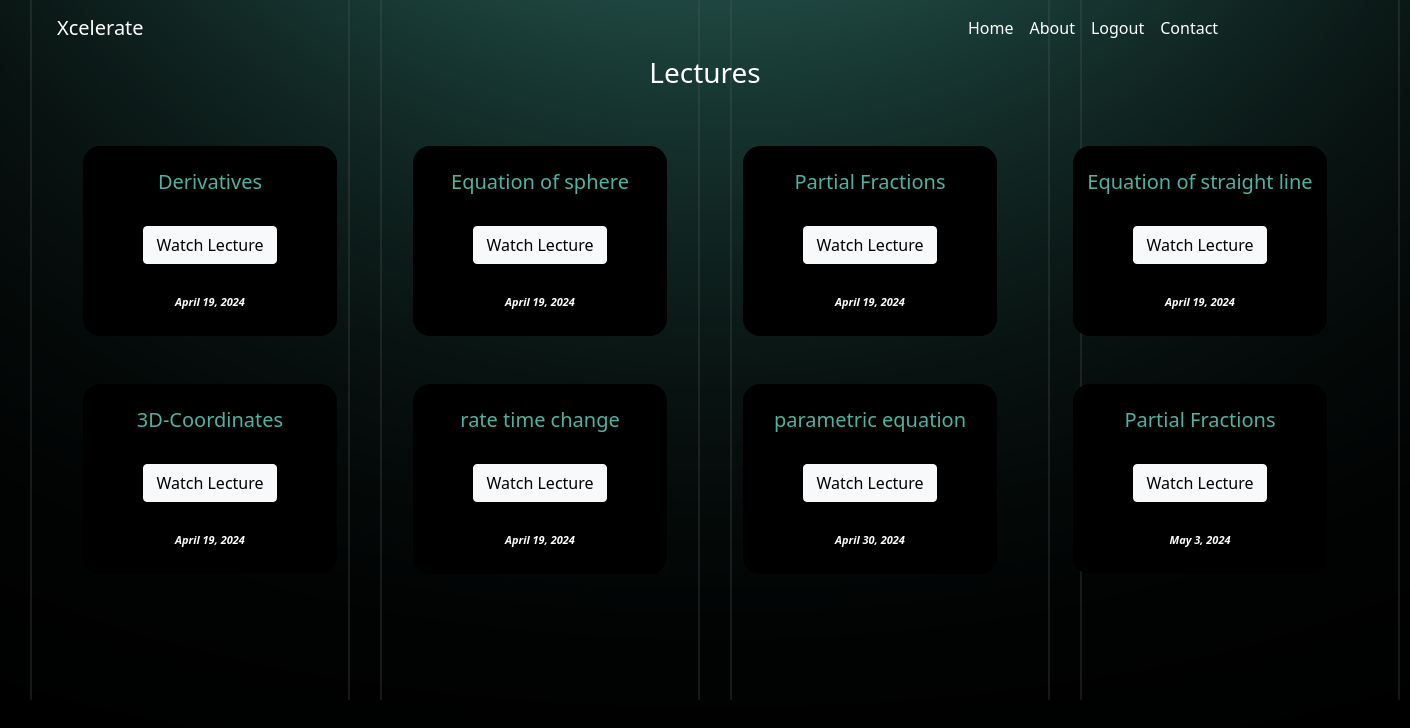
Screenshot of /lectures/ (signed in) with the database file from the repository.
### edu/models.py (models this page shows, shortened)
class Lectures(models.Model):
    class Status(models.TextChoices):
        WATCHED = 'W', 'Watched'
        UNWATCHED = 'UnW', 'Unwatched'
    class Category(models.TextChoices):
        Calculus = 'Ca', 'Calculus'
        Algebra = 'Ag', 'Algebra'
        SolidGeometery = 'Sg', "Solid Geometry"
        Dynamics = 'Dy' , 'Dynamics'
    title = models.CharField(max_length=200)
    publish = models.DateField(default=timezone.now)
    updated = models.DateTimeField(auto_now=True)
    status  = models.CharField(max_length=3, choices=Status.choices , default=Status.UNWATCHED)
    category = models.CharField(max_length=5, choices=Category.choices , default=Category.Calculus)
    author = models.ForeignKey(User , on_delete=models.CASCADE)
    lecture = models.FileField(upload_to='static/videos/' , blank=True , null=True)

### edu/views.py (the view)
# urls.py: path('lectures/',ScheduleView.as_view() , name='schedule'),
class ScheduleView(LoginRequiredMixin , ListView):
    queryset = Lectures.objects.all()
    template_name = 'base/parts/Lectures.html'
    context_object_name = 'lecs'

### edu/templates/base/parts/Lectures.html (shortened to what this page needs)
{% extends 'base/base.html' %}
{% load static %}
{% block content %}
<head>
</head>
    <section id="schedule" class="section schedule">
        <div class="container">
            <div class="row">
      <div class="col-md-12">
          <center>
          <h3 class="section-title">Lectures</h3>
        </center>
      </div>
    </div>
    <center>
      <div class="row">
        {% if lecs %}
        {% for speaker in lecs %}
        <div class="col-md-3 mt-5 col-sm-6">
                <div class="card">
                    <h5 class="card-title"> {{speaker.title}} </h5>
                    <a class="btn btn-light mt-4" href="{% url 'Edu:lecture' speaker.id %}">Watch Lecture</a>
          <div class="time mt-4">
            <i style="font-size: 11px;"> {{speaker.publish}} </i>
          </div>
        </div>
    </div>
    {% endfor %}
      {% endif %}
    </center>
{% endblock content %}

### edu/templates/base/base.html (shortened to what this page needs)
{% load static %}
<!DOCTYPE html>
<html lang="en">
    <head>
    <link rel="stylesheet" href="{% static 'css/base.css' %}">
    <link href="https://cdn.jsdelivr.net/npm/bootstrap@5.0.2/dist/css/bootstrap.min.css" rel="stylesheet"
>
    <link rel="stylesheet" href="https://cdnjs.cloudflare.com/ajax/libs/font-awesome/5.15.4/css/all.min.css"
 />
</head>
<body>
    <nav class="navbar navbar-expand-lg ">
        <div class="container">
          <a class="navbar-brand" id="title" href="#">Xcelerate</a>
          <div class="collapse navbar-collapse justify-content-center" id="navbarNav">
              <ul class="navbar-nav ml-auto">
                <li class="nav-item">
                  <a class="nav-link" href="{% url 'Edu:home' %}">Home</a>
                </li>
                <li class="nav-item">
                    <a class="nav-link" data-scroll href="#about">About</a>
                </li>
                {% if user.is_authenticated %}
                <li class="nav-item">
                    <a class="nav-link" href="{% url 'Edu:logout'%}">Logout</a>
                </li>
                {% else %}
                <li class="nav-item">
                  <a class="nav-link" href="{% url 'Edu:login' %}">Login</a>
                </li>
                {% endif %}
                <li class="nav-item">
                    <a class="nav-link" href="#">Contact</a>
                </li>
            </ul>
          </div>
        </div>
      </nav>
    <div class="square"></div>
    <div class="first"></div>
    <div class="second"></div>
    <div class="third"></div>
    <div class="fourth"></div>
    {% block content %}
    {% endblock content %}
</body>
</html>

### edu/templates/base/base.html (style rules this page uses)
:root { --caveat:'Caveat' , sans-serif; --roboto:'Roboto' , sans-serif; --primary-color:rgb(77, 179, 162); --nova: 'Nova square' , sans-serif; }
* { scroll-behavior: smooth; box-sizing: border-box; margin: 0; padding: 0; }
body { background-color: black !important; }
.first { height:700px; width: 320px; background-color: inheritx ; position: absolute; top:0; left:30px; border-left: 2px solid rgba(95, 94, 94, 0.244); border-right: 2px solid rgba(95, 94, 94, 0.244); z-index: -1; animation: columnEffect 3s ; }
.second { height:700px; width: 320px; background-color: inheritx ; position: absolute; left: 380px; top:0; border-left: 2px solid rgba(95, 94, 94, 0.244); border-right: 2px solid rgba(95, 94, 94, 0.244); z-index: -2; animation: columnEffect 3s ; }
.third { height:700px; width: 320px; background-color: inheritx ; position: absolute; left: 730px; top:0; border-left: 2px solid rgba(95, 94, 94, 0.244); border-right: 2px solid rgba(95, 94, 94, 0.244); z-index: -2; animation: columnEffect 3s ; }
.fourth { height:700px; width: 320px; background-color: inheritx ; position: absolute; left: 1080px; top:0; border-left: 2px solid rgba(95, 94, 94, 0.244); border-right: 2px solid rgba(95, 94, 94, 0.244); z-index: -2; animation: columnEffect 3s ; }
body { height: 400vh; }
.nav-link { color: white; }
a { color: white; }
ul { position: absolute; left: 60rem; }
.square { height: 900px; width: 80%; background-color: var(--primary-color); border-radius: 50%; position: absolute; left: 150px; top: -110%; filter: blur(300px); animation: lightEffect 3s; z-index: -2; }

### edu/templates/base/parts/Lectures.html (style rules this page uses)
:root { --caveat:'Caveat' , sans-serif; --roboto:'Roboto' , sans-serif; --primary-color:rgb(77, 179, 162); --nova: 'Nova square' , sans-serif; }
body { height: fit-content !important; }
.card { position: relative; box-sizing: border-box; width: 254px; height: 190px; background: black; border: 1px solid black; backdrop-filter: blur(6px); border-radius: 17px; text-align: center; cursor: pointer; transition: all 0.5s; display: flex; align-items: center; justify-content: center; user-select: none; font-weight: bolder; color: White; }
h5 { color: rgb(77, 179, 162); }
.section-title { color: white; }

### rows the page displays
Lectures: title "Derivatives", publish "April 19, 2024"
Lectures: title "Equation of sphere", publish "April 19, 2024"
Lectures: title "Partial Fractions", publish "April 19, 2024"
Lectures: title "Equation of straight line", publish "April 19, 2024"
Lectures: title "3D-Coordinates", publish "April 19, 2024"
Lectures: title "rate time change", publish "April 19, 2024"
Lectures: title "parametric equation", publish "April 30, 2024"
Lectures: title "Partial Fractions", publish "May 3, 2024"
